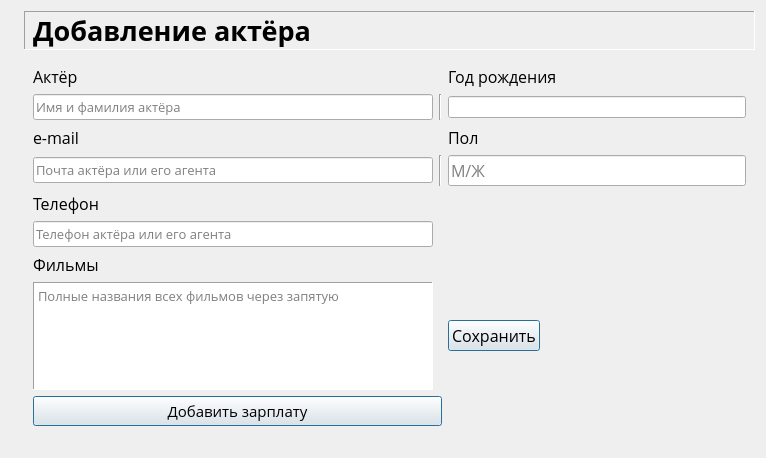
<?xml version="1.0" encoding="UTF-8"?>
<ui version="4.0">
 <class>Form</class>
 <widget class="QWidget" name="Form">
  <property name="geometry">
   <rect>
    <x>0</x>
    <y>0</y>
    <width>766</width>
    <height>458</height>
   </rect>
  </property>
  <property name="sizePolicy">
   <sizepolicy hsizetype="Preferred" vsizetype="Preferred">
    <horstretch>0</horstretch>
    <verstretch>0</verstretch>
   </sizepolicy>
  </property>
  <property name="minimumSize">
   <size>
    <width>0</width>
    <height>0</height>
   </size>
  </property>
  <property name="windowTitle">
   <string>Form</string>
  </property>
  <layout class="QFormLayout" name="formLayout">
   <item row="0" column="0">
    <widget class="QLabel" name="logo">
     <property name="text">
      <string/>
     </property>
     <property name="pixmap">
      <pixmap>images/logo3.png</pixmap>
     </property>
     <property name="scaledContents">
      <bool>false</bool>
     </property>
    </widget>
   </item>
   <item row="0" column="1">
    <widget class="QLabel" name="head">
     <property name="font">
      <font>
       <family>Proxima Nova</family>
       <pointsize>20</pointsize>
       <weight>75</weight>
       <bold>true</bold>
      </font>
     </property>
     <property name="frameShape">
      <enum>QFrame::Panel</enum>
     </property>
     <property name="frameShadow">
      <enum>QFrame::Sunken</enum>
     </property>
     <property name="text">
      <string>Добавление актёра</string>
     </property>
    </widget>
   </item>
   <item row="2" column="1">
    <widget class="Line" name="line_8">
     <property name="orientation">
      <enum>Qt::Vertical</enum>
     </property>
    </widget>
   </item>
   <item row="3" column="1">
    <widget class="Line" name="line_7">
     <property name="orientation">
      <enum>Qt::Vertical</enum>
     </property>
    </widget>
   </item>
   <item row="1" column="1">
    <widget class="QWidget" name="widget" native="true">
     <property name="sizePolicy">
      <sizepolicy hsizetype="Preferred" vsizetype="Preferred">
       <horstretch>0</horstretch>
       <verstretch>0</verstretch>
      </sizepolicy>
     </property>
     <layout class="QGridLayout" name="gridLayout_2">
      <item row="5" column="0">
       <widget class="QLabel" name="label_5">
        <property name="font">
         <font>
          <family>Open Sans</family>
          <pointsize>12</pointsize>
         </font>
        </property>
        <property name="text">
         <string>Телефон</string>
        </property>
       </widget>
      </item>
      <item row="9" column="0" colspan="2">
       <widget class="QPushButton" name="addSalaryButton">
        <property name="font">
         <font>
          <family>Open Sans</family>
          <pointsize>11</pointsize>
          <weight>50</weight>
          <bold>false</bold>
         </font>
        </property>
        <property name="text">
         <string>Добавить зарплату</string>
        </property>
        <property name="autoDefault">
         <bool>false</bool>
        </property>
        <property name="default">
         <bool>true</bool>
        </property>
        <property name="flat">
         <bool>false</bool>
        </property>
       </widget>
      </item>
      <item row="2" column="0">
       <widget class="QLineEdit" name="nameEdit">
        <property name="sizePolicy">
         <sizepolicy hsizetype="Preferred" vsizetype="Fixed">
          <horstretch>0</horstretch>
          <verstretch>0</verstretch>
         </sizepolicy>
        </property>
        <property name="minimumSize">
         <size>
          <width>400</width>
          <height>0</height>
         </size>
        </property>
        <property name="font">
         <font>
          <family>Open Sans</family>
          <pointsize>10</pointsize>
         </font>
        </property>
        <property name="text">
         <string/>
        </property>
        <property name="placeholderText">
         <string>Имя и фамилия актёра</string>
        </property>
       </widget>
      </item>
      <item row="2" column="2">
       <widget class="QLineEdit" name="birthYearEdit"/>
      </item>
      <item row="8" column="0">
       <widget class="QTextEdit" name="textEdit">
        <property name="font">
         <font>
          <family>Open Sans</family>
          <pointsize>10</pointsize>
         </font>
        </property>
        <property name="frameShape">
         <enum>QFrame::Panel</enum>
        </property>
        <property name="sizeAdjustPolicy">
         <enum>QAbstractScrollArea::AdjustToContents</enum>
        </property>
        <property name="placeholderText">
         <string>Полные названия всех фильмов через запятую</string>
        </property>
       </widget>
      </item>
      <item row="8" column="2">
       <widget class="QPushButton" name="saveButton">
        <property name="sizePolicy">
         <sizepolicy hsizetype="Fixed" vsizetype="Fixed">
          <horstretch>0</horstretch>
          <verstretch>0</verstretch>
         </sizepolicy>
        </property>
        <property name="font">
         <font>
          <family>Open Sans</family>
          <pointsize>12</pointsize>
         </font>
        </property>
        <property name="text">
         <string>Сохранить</string>
        </property>
        <property name="default">
         <bool>true</bool>
        </property>
        <property name="flat">
         <bool>false</bool>
        </property>
       </widget>
      </item>
      <item row="2" column="1">
       <widget class="Line" name="line">
        <property name="orientation">
         <enum>Qt::Vertical</enum>
        </property>
       </widget>
      </item>
      <item row="3" column="2">
       <widget class="QLabel" name="label">
        <property name="font">
         <font>
          <family>Open Sans</family>
          <pointsize>12</pointsize>
         </font>
        </property>
        <property name="text">
         <string>Пол</string>
        </property>
       </widget>
      </item>
      <item row="0" column="0">
       <widget class="QLabel" name="label_2">
        <property name="sizePolicy">
         <sizepolicy hsizetype="Fixed" vsizetype="Fixed">
          <horstretch>0</horstretch>
          <verstretch>0</verstretch>
         </sizepolicy>
        </property>
        <property name="font">
         <font>
          <family>Open Sans</family>
          <pointsize>12</pointsize>
          <weight>50</weight>
          <bold>false</bold>
         </font>
        </property>
        <property name="autoFillBackground">
         <bool>false</bool>
        </property>
        <property name="inputMethodHints">
         <set>Qt::ImhNone</set>
        </property>
        <property name="text">
         <string>Актёр</string>
        </property>
        <property name="textFormat">
         <enum>Qt::PlainText</enum>
        </property>
        <property name="scaledContents">
         <bool>false</bool>
        </property>
        <property name="wordWrap">
         <bool>false</bool>
        </property>
       </widget>
      </item>
      <item row="4" column="2">
       <widget class="QLineEdit" name="sexEdit">
        <property name="font">
         <font>
          <family>Open Sans</family>
          <pointsize>12</pointsize>
         </font>
        </property>
        <property name="placeholderText">
         <string>М/Ж</string>
        </property>
       </widget>
      </item>
      <item row="4" column="0">
       <widget class="QLineEdit" name="emailEdit">
        <property name="sizePolicy">
         <sizepolicy hsizetype="Preferred" vsizetype="Fixed">
          <horstretch>0</horstretch>
          <verstretch>0</verstretch>
         </sizepolicy>
        </property>
        <property name="minimumSize">
         <size>
          <width>400</width>
          <height>0</height>
         </size>
        </property>
        <property name="font">
         <font>
          <family>Open Sans</family>
          <pointsize>10</pointsize>
         </font>
        </property>
        <property name="placeholderText">
         <string>Почта актёра или его агента</string>
        </property>
       </widget>
      </item>
      <item row="3" column="0">
       <widget class="QLabel" name="label_4">
        <property name="sizePolicy">
         <sizepolicy hsizetype="Fixed" vsizetype="Fixed">
          <horstretch>0</horstretch>
          <verstretch>0</verstretch>
         </sizepolicy>
        </property>
        <property name="font">
         <font>
          <family>Open Sans</family>
          <pointsize>12</pointsize>
         </font>
        </property>
        <property name="text">
         <string>e-mail</string>
        </property>
       </widget>
      </item>
      <item row="7" column="0">
       <widget class="QLabel" name="label_7">
        <property name="font">
         <font>
          <family>Open Sans</family>
          <pointsize>12</pointsize>
         </font>
        </property>
        <property name="text">
         <string>Фильмы</string>
        </property>
       </widget>
      </item>
      <item row="4" column="1">
       <widget class="Line" name="line_2">
        <property name="orientation">
         <enum>Qt::Vertical</enum>
        </property>
       </widget>
      </item>
      <item row="0" column="2">
       <widget class="QLabel" name="label_8">
        <property name="font">
         <font>
          <family>Open Sans</family>
          <pointsize>12</pointsize>
         </font>
        </property>
        <property name="text">
         <string>Год рождения</string>
        </property>
       </widget>
      </item>
      <item row="6" column="0">
       <widget class="QLineEdit" name="phoneEdit">
        <property name="sizePolicy">
         <sizepolicy hsizetype="Preferred" vsizetype="Fixed">
          <horstretch>0</horstretch>
          <verstretch>0</verstretch>
         </sizepolicy>
        </property>
        <property name="minimumSize">
         <size>
          <width>400</width>
          <height>0</height>
         </size>
        </property>
        <property name="font">
         <font>
          <family>Open Sans</family>
          <pointsize>10</pointsize>
         </font>
        </property>
        <property name="placeholderText">
         <string>Телефон актёра или его агента</string>
        </property>
       </widget>
      </item>
     </layout>
    </widget>
   </item>
  </layout>
 </widget>
 <resources/>
 <connections/>
</ui>
